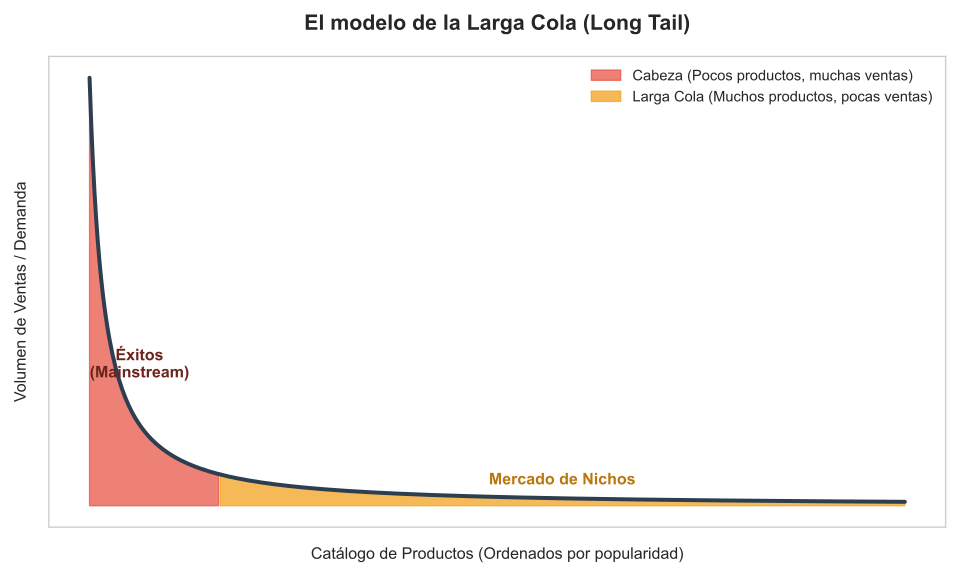

Python code for this plot:
import numpy as np
import matplotlib.pyplot as plt

# 1. Generar los datos teóricos de la curva (Función de ley de potencias)
x = np.linspace(1, 50, 500)
y = 1000 / (x ** 1.2)

# 2. Configurar el estilo del gráfico
plt.figure(figsize=(10, 6))
plt.style.use('seaborn-v0_8-whitegrid')

# 3. Dibujar la línea principal
plt.plot(x, y, color='#2c3e50', linewidth=3)

# 4. Sombrear la "Cabeza" (Hits / Productos populares)
corte = 8 # Punto donde empieza la larga cola
plt.fill_between(x[:corte*10], y[:corte*10], color='#e74c3c', alpha=0.7, 
                 label='Cabeza (Pocos productos, muchas ventas)')

# 5. Sombrear la "Larga Cola" (Nichos)
plt.fill_between(x[corte*10:], y[corte*10:], color='#f39c12', alpha=0.7, 
                 label='Larga Cola (Muchos productos, pocas ventas)')

# 6. Personalizar ejes y textos (Sin números, para que sea conceptual)
plt.title('El modelo de la Larga Cola (Long Tail)', fontsize=16, fontweight='bold', pad=20)
plt.xlabel('Catálogo de Productos (Ordenados por popularidad)', fontsize=12, labelpad=15)
plt.ylabel('Volumen de Ventas / Demanda', fontsize=12, labelpad=15)

# Ocultar los números de los ejes para dejarlo como diagrama conceptual
plt.xticks([]) 
plt.yticks([])

# Añadir leyenda
plt.legend(loc='upper right', fontsize=11)

# 7. Añadir anotaciones de texto en el gráfico
plt.text(4, 300, 'Éxitos\n(Mainstream)', fontsize=12, color="#6C241C", fontweight='bold', ha='center')
plt.text(25, 50, 'Mercado de Nichos', fontsize=12, color='#b9770e', fontweight='bold')

# 8. Guardar la imagen con calidad altísima
plt.tight_layout()
plt.savefig('long_tail_grafico.png', dpi=300) # Cambia a .svg si quieres formato vectorial
plt.show()
